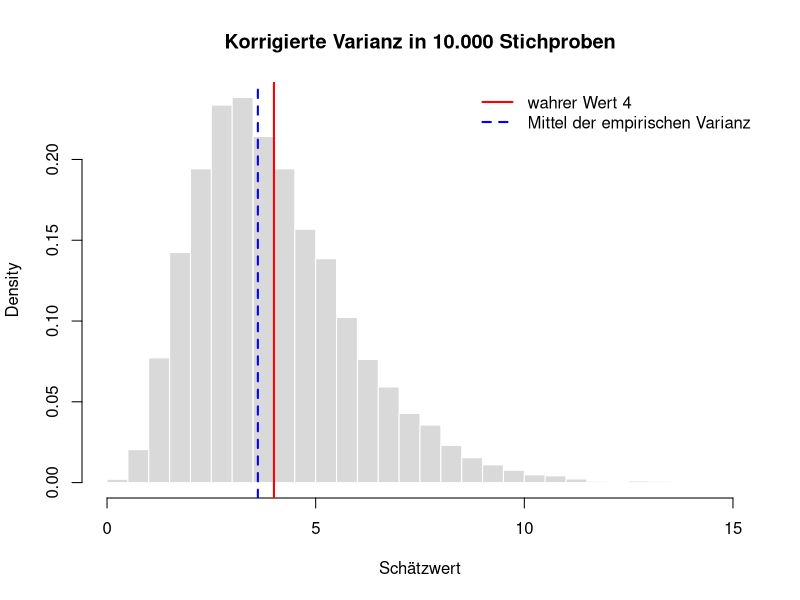
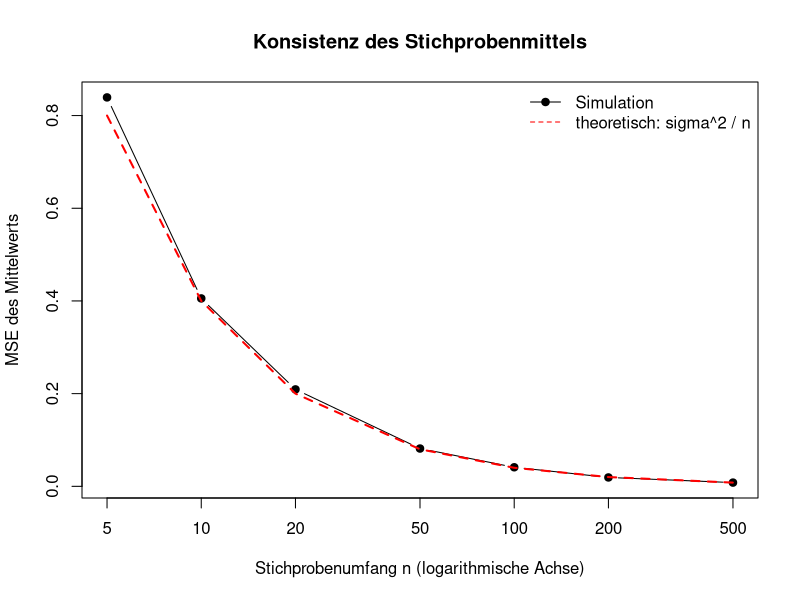

Write R code to recreate these figures, in order.
# =============================================================================
# Lösung zu Übung 6 (Kapitel 3.5: Anforderungen an Schätzfunktionen)
# Quelle: Aufgabe „Übung 6: Induktive Statistik“ und Seite „Lösung Übung 6“ im LMS
# Neu gefasst am 21.11.2026, im LMS seit 22.11.2026; Änderungen gegenüber dem LMS
# stehen in lms/AENDERUNGEN.md
# Benötigt nur Base R.
# =============================================================================

# -----------------------------------------------------------------------------
# Aufgabe 1: Erwartungstreue und mittlerer quadratischer Fehler
# -----------------------------------------------------------------------------
# 10.000 Stichproben vom Umfang n = 10 aus N(0, 4). In jeder Stichprobe werden
# die empirische Varianz (Teiler n) und die korrigierte Varianz S^2 (Teiler n - 1)
# berechnet.
set.seed(2026)
n <- 10
m <- 10000
sigma2 <- 4

emp_var  <- numeric(m)
korr_var <- numeric(m)
for (i in seq_len(m)) {
  x <- rnorm(n, mean = 0, sd = sqrt(sigma2))
  emp_var[i]  <- mean((x - mean(x))^2)   # Teiler n
  korr_var[i] <- var(x)                  # Teiler n - 1
}

# b) Mittelwerte der 10.000 Schätzungen gegen den wahren Wert 4
c(empirisch = mean(emp_var), korrigiert = mean(korr_var))
# Die korrigierte Varianz trifft im Mittel 4: Sie ist erwartungstreu.
# Die empirische Varianz liegt im Mittel bei (n - 1) / n * 4 = 3,6: Sie unterschätzt
# sigma^2 um den Faktor (n - 1) / n = 0,9.

# c) Mittlerer quadratischer Fehler: MSE = Varianz + Verzerrung^2
c(MSE_empirisch = mean((emp_var - sigma2)^2), MSE_korrigiert = mean((korr_var - sigma2)^2))
# Theoretisch bei Normalverteilung: MSE(S^2) = 2 sigma^4 / (n - 1) = 3,56 und
# MSE der empirischen Varianz = (2n - 1) sigma^4 / n^2 = 3,04.
# Die empirische Varianz ist verzerrt, streut aber weniger und hat den kleineren MSE.
# Erwartungstreue allein entscheidet also nicht, welcher Schätzer besser ist.

hist(korr_var, breaks = 40, freq = FALSE, col = "grey85", border = "white",
     xlab = "Schätzwert", main = "Korrigierte Varianz in 10.000 Stichproben")
abline(v = sigma2, col = "red", lwd = 2)
abline(v = mean(emp_var), col = "blue", lwd = 2, lty = 2)
legend("topright", c("wahrer Wert 4", "Mittel der empirischen Varianz"),
       col = c("red", "blue"), lty = c(1, 2), lwd = 2, bty = "n")


# -----------------------------------------------------------------------------
# Aufgabe 2: Konsistenz des Mittelwerts
# -----------------------------------------------------------------------------
# Je Stichprobenumfang 2.000 Stichproben aus N(5, 4), MSE des Stichprobenmittels
set.seed(2026)
mu <- 5
umfaenge <- c(5, 10, 20, 50, 100, 200, 500)
mse_mittel <- sapply(umfaenge, function(n) {
  mittel <- replicate(2000, mean(rnorm(n, mean = mu, sd = sqrt(sigma2))))
  mean((mittel - mu)^2)
})
round(cbind(n = umfaenge, MSE = mse_mittel, theoretisch = sigma2 / umfaenge), 4)

plot(umfaenge, mse_mittel, type = "b", pch = 19, log = "x",
     xlab = "Stichprobenumfang n (logarithmische Achse)", ylab = "MSE des Mittelwerts",
     main = "Konsistenz des Stichprobenmittels")
lines(umfaenge, sigma2 / umfaenge, col = "red", lty = 2, lwd = 2)
legend("topright", c("Simulation", "theoretisch: sigma^2 / n"),
       col = c("black", "red"), lty = c(1, 2), pch = c(19, NA), bty = "n")
# Der MSE fällt mit wachsendem n gegen 0, so wie sigma^2 / n: Das Stichprobenmittel
# ist erwartungstreu und konsistent.
